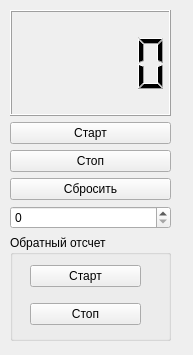
<?xml version="1.0" encoding="UTF-8"?>
<ui version="4.0">
 <class>Form</class>
 <widget class="QWidget" name="Form">
  <property name="geometry">
   <rect>
    <x>0</x>
    <y>0</y>
    <width>193</width>
    <height>355</height>
   </rect>
  </property>
  <property name="windowTitle">
   <string>Form</string>
  </property>
  <widget class="QWidget" name="verticalLayoutWidget">
   <property name="geometry">
    <rect>
     <x>10</x>
     <y>10</y>
     <width>161</width>
     <height>331</height>
    </rect>
   </property>
   <layout class="QVBoxLayout" name="verticalLayout">
    <item>
     <widget class="QLCDNumber" name="lcdNumber">
      <property name="enabled">
       <bool>true</bool>
      </property>
      <property name="layoutDirection">
       <enum>Qt::LeftToRight</enum>
      </property>
     </widget>
    </item>
    <item>
     <widget class="QPushButton" name="startbutton">
      <property name="text">
       <string>Старт</string>
      </property>
     </widget>
    </item>
    <item>
     <widget class="QPushButton" name="stopbutton">
      <property name="text">
       <string>Стоп</string>
      </property>
     </widget>
    </item>
    <item>
     <widget class="QPushButton" name="resetbutton">
      <property name="text">
       <string>Сбросить</string>
      </property>
     </widget>
    </item>
    <item>
     <widget class="QSpinBox" name="beginthing"/>
    </item>
    <item>
     <widget class="QGroupBox" name="groupbox">
      <property name="title">
       <string>Обратный отсчет</string>
      </property>
      <widget class="QWidget" name="verticalLayoutWidget_2">
       <property name="geometry">
        <rect>
         <x>20</x>
         <y>20</y>
         <width>111</width>
         <height>80</height>
        </rect>
       </property>
       <layout class="QVBoxLayout" name="verticalLayout_2">
        <item>
         <widget class="QPushButton" name="backwardsstart">
          <property name="text">
           <string>Старт</string>
          </property>
         </widget>
        </item>
        <item>
         <widget class="QPushButton" name="backwardsstopbutton">
          <property name="text">
           <string>Стоп</string>
          </property>
         </widget>
        </item>
       </layout>
      </widget>
     </widget>
    </item>
   </layout>
  </widget>
 </widget>
 <resources/>
 <connections/>
</ui>
